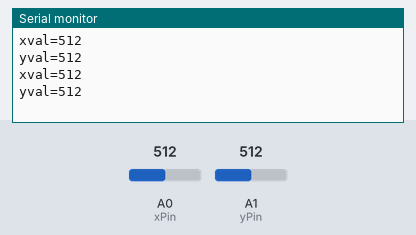
This sketch was run on a simulated Arduino Uno, built with avr-gcc and run on an emulated ATmega328P. Shown: the last lines printed to the serial monitor. The test bench sets the inputs (shaded band); at power-on: A0 (xPin) = 512, A1 (yPin) = 512. No radio packets arrive unless stated.

Above: at 1.8 s.
1.9 s: A0 (xPin) set to 406
At 2.7 s:
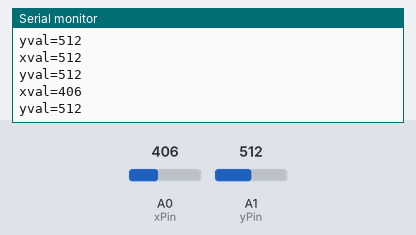
3.4 s: A1 (yPin) set to 406
At 4.7 s:
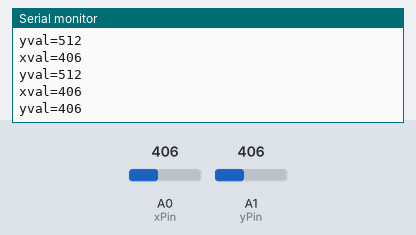
4.9 s: A0 (xPin) set to 426
At 5.8 s:
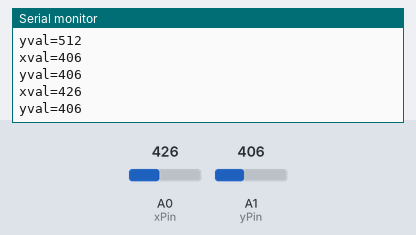
6.4 s: A1 (yPin) set to 426
At 7.8 s:
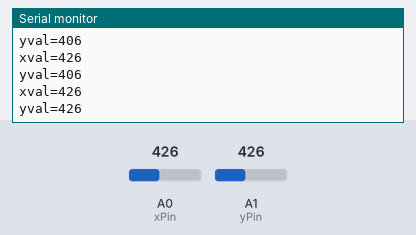
Timing chart, 0 to 8.9 s (numbered marks = the images above; inputs shaded):
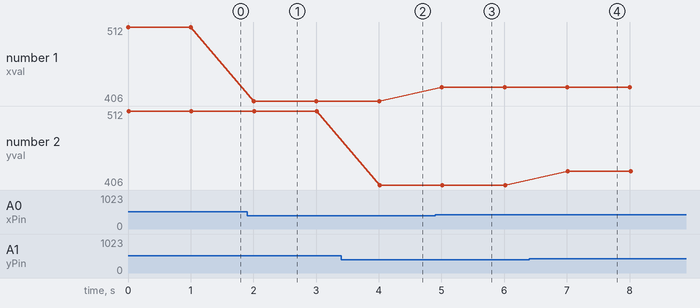

The sketch:

transmitter_gesture_controlled.ino
```cpp
#include <VirtualWire.h>

//Connect the Transmitter data pin to Arduino pin 12
//If you don't want to use pin 12 use vw_set_tx_pin(transmit_pin), with transmit_pin being desired pin ,in void setup
//Refer to the documentation in link for more details


//#include <VirtualWire.h>

int xPin=0;
int yPin=1;

//int ledPin=13;//led on pin 13 is ON except when transmitter is parallel to the ground

void setup()
{
  vw_setup(2000);//Bits per second
  //pinMode(ledPin,OUTPUT);
  Serial.begin(9600);//Initialise the serial connection debugging
}

void loop()
{
  int xval=analogRead(xPin);
  int yval=analogRead(yPin);

  Serial.print("xval=");
  Serial.println(xval);

  Serial.print("yval=");
  Serial.println(yval);

  delay(1000); //used to display values after 1s delay

  Serial.print("\n");

  if ((xval>370 && xval<385) && (yval>360 && yval<380)) //stationary or stop(transmitter parallel to ground)
  {
    //digitalWrite(ledPin,LOW);
    send("s");
  }
  else
  {
    if ((xval>395 && xval<416) && (yval>360 && yval<380)) //forward(transmitter tilted forward)
    {
      //digitalWrite(ledPin,HIGH);
      send("f");

    }
    if ((xval>345 && xval<365) && (yval>365 && yval<381)) //backward(transmitter tilted backward)
    {
      //digitalWrite(ledPin,HIGH);
      send("a");

    }
    if ((xval>370 && xval<380) && (yval>335 && yval<355)) //left(transmitter tilted to left)
    {
      //digitalWrite(ledPin,HIGH);
      send("l");
     }
     if ((xval>370 && xval<390) && (yval>385 && yval<395))//right(transmitter tilted to right)
    {
//      digitalWrite(ledPin,HIGH);
      send("r");

    }
  }
  //delay(1000);

}


void send(char *message)//send function definition
{
  vw_send((uint8_t *)message, strlen(message));
  vw_wait_tx(); // Wait until the whole message is gone
}
```

Measured:
- after the input at 1.9 s, the serial monitor: prints a new line after 0.10 s (image 1)
- after the input at 3.4 s, the serial monitor: prints a new line after 0.61 s (image 2)
- after the input at 4.9 s, the serial monitor: prints a new line after 0.10 s (image 3)
- after the input at 6.4 s, the serial monitor: prints a new line after 0.62 s (image 4)
- plotted number 1: 512 → 406 after the input at 1.9 s, 406 → 426 after the input at 4.9 s
